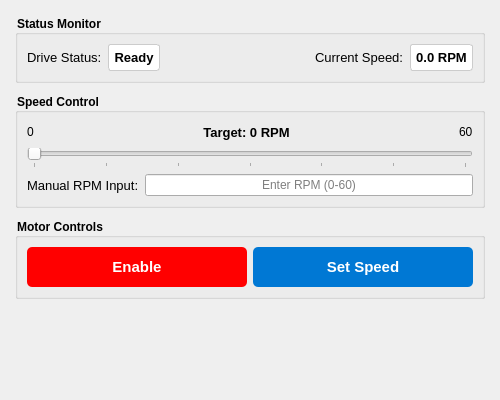
<?xml version="1.0" encoding="UTF-8"?>
<ui version="4.0">
 <class>Dialog</class>
 <widget class="QDialog" name="Dialog">
  <property name="geometry">
   <rect>
    <x>0</x>
    <y>0</y>
    <width>500</width>
    <height>400</height>
   </rect>
  </property>
  <property name="windowTitle">
   <string>CFW-11 Treadmill Controller</string>
  </property>
  <layout class="QVBoxLayout" name="verticalLayout">
   <property name="spacing">
    <number>10</number>
   </property>
   <property name="leftMargin">
    <number>15</number>
   </property>
   <property name="topMargin">
    <number>15</number>
   </property>
   <property name="rightMargin">
    <number>15</number>
   </property>
   <property name="bottomMargin">
    <number>15</number>
   </property>
   <item>
    <widget class="QGroupBox" name="statusGroupBox">
     <property name="title">
      <string>Status Monitor</string>
     </property>
     <property name="styleSheet">
      <string notr="true">QGroupBox { font-weight: bold; }</string>
     </property>
     <layout class="QHBoxLayout" name="statusLayout">
      <item>
       <widget class="QLabel" name="label_2">
        <property name="text">
         <string>Drive Status:</string>
        </property>
        <property name="font">
         <font>
          <pointsize>10</pointsize>
         </font>
        </property>
       </widget>
      </item>
      <item>
       <widget class="QLabel" name="statusMonitor">
        <property name="text">
         <string>Ready</string>
        </property>
        <property name="font">
         <font>
          <pointsize>10</pointsize>
          <weight>75</weight>
          <bold>true</bold>
         </font>
        </property>
        <property name="styleSheet">
         <string notr="true">background-color: white; color: black; padding: 5px; border: 1px solid #ccc; border-radius: 3px;</string>
        </property>
        <property name="alignment">
         <set>Qt::AlignCenter</set>
        </property>
       </widget>
      </item>
      <item>
       <spacer name="horizontalSpacer">
        <property name="orientation">
         <enum>Qt::Horizontal</enum>
        </property>
        <property name="sizeHint" stdset="0">
         <size>
          <width>40</width>
          <height>20</height>
         </size>
        </property>
       </spacer>
      </item>
      <item>
       <widget class="QLabel" name="label_3">
        <property name="text">
         <string>Current Speed:</string>
        </property>
        <property name="font">
         <font>
          <pointsize>10</pointsize>
         </font>
        </property>
       </widget>
      </item>
      <item>
       <widget class="QLabel" name="rpmMonitor">
        <property name="text">
         <string>0.0 RPM</string>
        </property>
        <property name="font">
         <font>
          <pointsize>10</pointsize>
          <weight>75</weight>
          <bold>true</bold>
         </font>
        </property>
        <property name="styleSheet">
         <string notr="true">background-color: white; color: black; padding: 5px; border: 1px solid #ccc; border-radius: 3px;</string>
        </property>
        <property name="alignment">
         <set>Qt::AlignCenter</set>
        </property>
       </widget>
      </item>
     </layout>
    </widget>
   </item>
   <item>
    <widget class="QGroupBox" name="speedControlGroupBox">
     <property name="title">
      <string>Speed Control</string>
     </property>
     <property name="styleSheet">
      <string notr="true">QGroupBox { font-weight: bold; }</string>
     </property>
     <layout class="QVBoxLayout" name="speedControlLayout">
      <item>
       <layout class="QHBoxLayout" name="sliderLabelLayout">
        <item>
         <widget class="QLabel" name="label_4">
          <property name="text">
           <string>0</string>
          </property>
          <property name="font">
           <font>
            <pointsize>9</pointsize>
           </font>
          </property>
         </widget>
        </item>
        <item>
         <spacer name="horizontalSpacer_2">
          <property name="orientation">
           <enum>Qt::Horizontal</enum>
          </property>
          <property name="sizeHint" stdset="0">
           <size>
            <width>40</width>
            <height>20</height>
           </size>
          </property>
         </spacer>
        </item>
        <item>
         <widget class="QLabel" name="sliderValueLabel">
          <property name="text">
           <string>Target: 0 RPM</string>
          </property>
          <property name="font">
           <font>
            <pointsize>10</pointsize>
            <weight>75</weight>
            <bold>true</bold>
           </font>
          </property>
          <property name="alignment">
           <set>Qt::AlignCenter</set>
          </property>
         </widget>
        </item>
        <item>
         <spacer name="horizontalSpacer_3">
          <property name="orientation">
           <enum>Qt::Horizontal</enum>
          </property>
          <property name="sizeHint" stdset="0">
           <size>
            <width>40</width>
            <height>20</height>
           </size>
          </property>
         </spacer>
        </item>
        <item>
         <widget class="QLabel" name="label_5">
          <property name="text">
           <string>60</string>
          </property>
          <property name="font">
           <font>
            <pointsize>9</pointsize>
           </font>
          </property>
         </widget>
        </item>
       </layout>
      </item>
      <item>
       <widget class="QSlider" name="horizontalSlider">
        <property name="minimum">
         <number>0</number>
        </property>
        <property name="maximum">
         <number>60</number>
        </property>
        <property name="pageStep">
         <number>5</number>
        </property>
        <property name="orientation">
         <enum>Qt::Horizontal</enum>
        </property>
        <property name="tickPosition">
         <enum>QSlider::TicksBelow</enum>
        </property>
        <property name="tickInterval">
         <number>10</number>
        </property>
       </widget>
      </item>
      <item>
       <layout class="QHBoxLayout" name="manualInputLayout">
        <item>
         <widget class="QLabel" name="label">
          <property name="text">
           <string>Manual RPM Input:</string>
          </property>
          <property name="font">
           <font>
            <pointsize>10</pointsize>
           </font>
          </property>
         </widget>
        </item>
        <item>
         <widget class="QLineEdit" name="lineEdit_manual_rpm">
          <property name="placeholderText">
           <string>Enter RPM (0-60)</string>
          </property>
          <property name="alignment">
           <set>Qt::AlignCenter</set>
          </property>
         </widget>
        </item>
       </layout>
      </item>
     </layout>
    </widget>
   </item>
   <item>
    <widget class="QGroupBox" name="controlGroupBox">
     <property name="title">
      <string>Motor Controls</string>
     </property>
     <property name="styleSheet">
      <string notr="true">QGroupBox { font-weight: bold; }</string>
     </property>
     <layout class="QHBoxLayout" name="controlLayout">
      <item>
       <widget class="QPushButton" name="pushButton">
        <property name="minimumSize">
         <size>
          <width>0</width>
          <height>40</height>
         </size>
        </property>
        <property name="font">
         <font>
          <pointsize>11</pointsize>
          <weight>75</weight>
          <bold>true</bold>
         </font>
        </property>
        <property name="text">
         <string>Enable</string>
        </property>
        <property name="styleSheet">
         <string notr="true">QPushButton { background-color: red; color: white; border-radius: 5px; }
QPushButton:hover { background-color: darkred; }</string>
        </property>
       </widget>
      </item>
      <item>
       <widget class="QPushButton" name="pushButton_2">
        <property name="minimumSize">
         <size>
          <width>0</width>
          <height>40</height>
         </size>
        </property>
        <property name="font">
         <font>
          <pointsize>11</pointsize>
          <weight>75</weight>
          <bold>true</bold>
         </font>
        </property>
        <property name="text">
         <string>Set Speed</string>
        </property>
        <property name="styleSheet">
         <string notr="true">QPushButton { background-color: #0078d4; color: white; border-radius: 5px; }
QPushButton:hover { background-color: #005a9e; }</string>
        </property>
       </widget>
      </item>
     </layout>
    </widget>
   </item>
   <item>
    <spacer name="verticalSpacer">
     <property name="orientation">
      <enum>Qt::Vertical</enum>
     </property>
     <property name="sizeHint" stdset="0">
      <size>
       <width>20</width>
       <height>40</height>
      </size>
     </property>
    </spacer>
   </item>
  </layout>
 </widget>
 <resources/>
 <connections/>
</ui>
